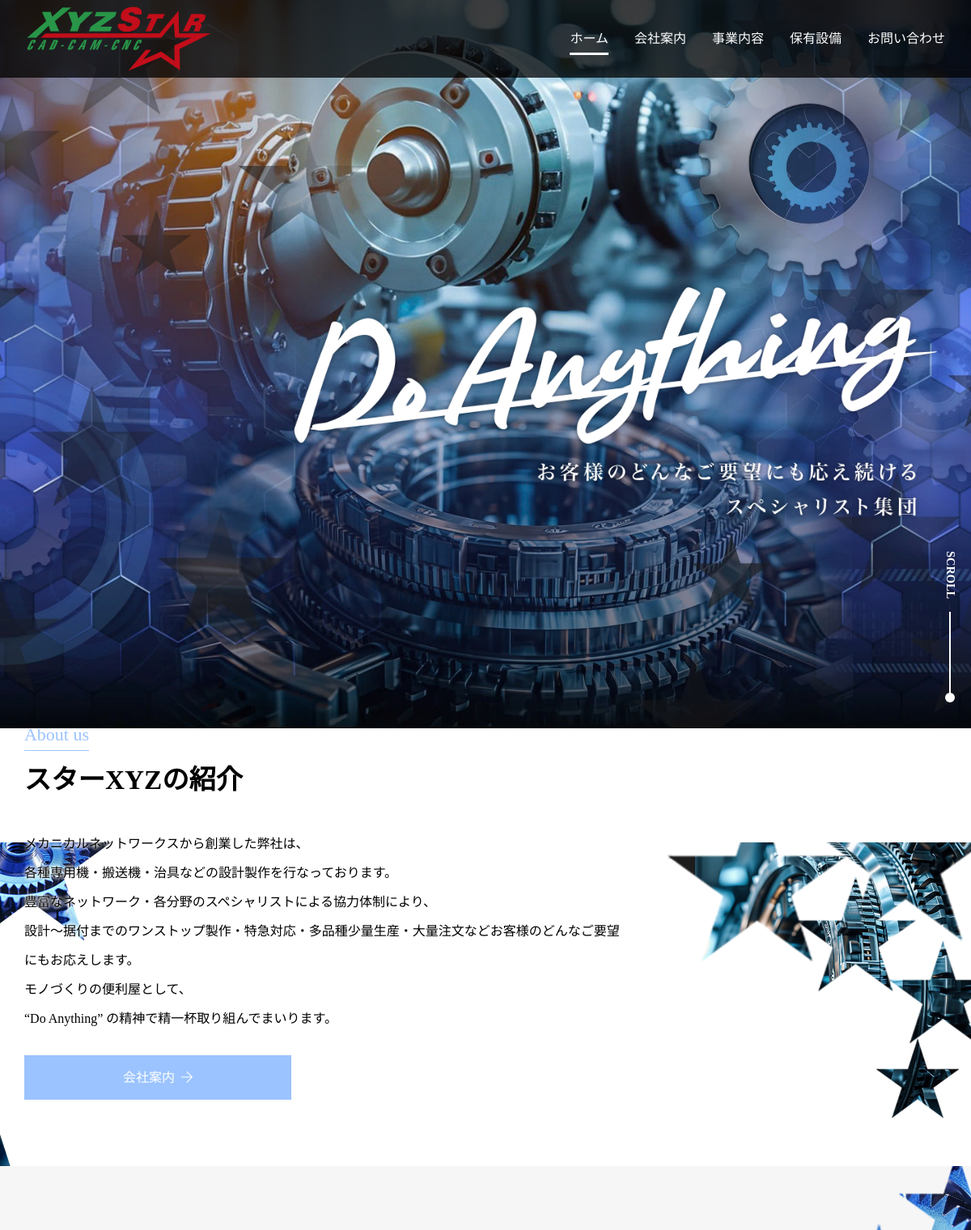
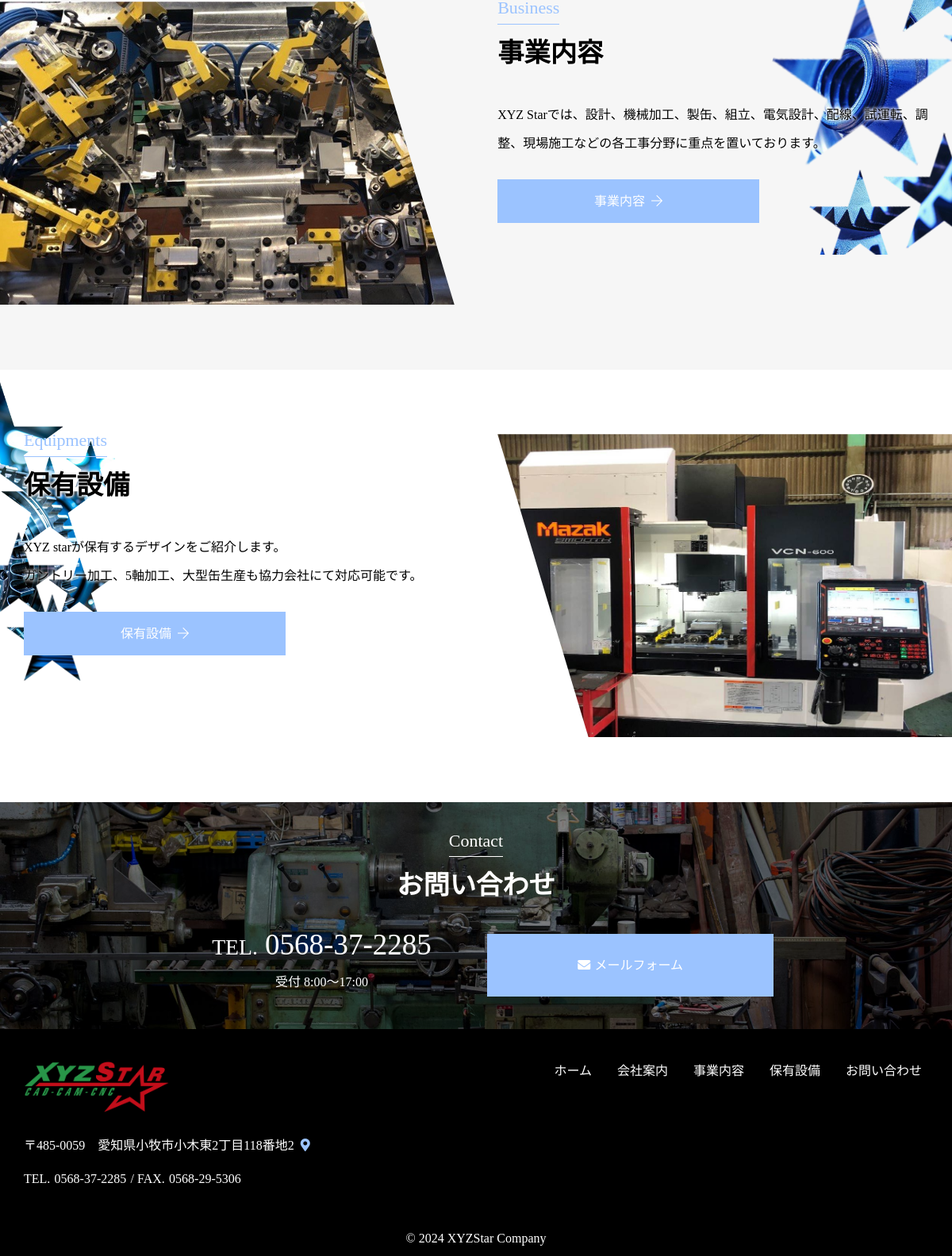
The page / on the database its author committed (2 pictures, top to bottom).
### Home/models.py (models this page shows)
class CompanyInfo(models.Model):
    name = models.CharField(max_length=255)
    delegate = models.CharField(max_length=255, null=True, blank=True)
    formation = models.DateField()
    capital = models.BigIntegerField(default=0)
    annual_revenue = models.CharField(max_length=50)
    address = models.TextField()
    zip_code = models.CharField(max_length=50, null=True, blank=True)
    phone = models.CharField(max_length=12)
    fax = models.CharField(max_length=12)
    employees_quantity = models.IntegerField(default=1)
    business = models.TextField()
    delivery_record = models.TextField(blank=True, null=True)
    objects = models.Manager()
    class Meta:
        db_table = 'Company Information'

### Home/views.py (the view)
# urls.py: path('', views.HomeView.as_view(), name='home'),
class HomeView(View):
    def get(self, request):
        cpn_info = CompanyInfo.objects.all()
        if len(cpn_info) > 0:
            cpn_info = cpn_info[0]
        context = {'cpn_info': cpn_info}
        return render(request, 'home.html', context)

### templates/home.html (shortened to what this page needs)
{% extends 'base.html' %}
{% load static %}
{% block nav %}
<li class="nav-item"><a class="nav-link active" href="{% url 'home' %}">ホーム</a></li>
<li class="nav-item"><a class="nav-link" href="{% url 'company' %}">会社案内</a></li>
<li class="nav-item"><a class="nav-link" href="{% url 'business' %}">事業内容</a></li>
<li class="nav-item"><a class="nav-link" href="{% url 'equips' %}">保有設備</a></li>
<li class="nav-item"><a class="nav-link" href="{% url 'contact' %}">お問い合わせ</a></li>
{% endblock %}
{% block content %}
<div class="c-mainimage p-mainimage">
    <div class="c-mainimage__slider">
        <div class="js-mainimage splide">
            <div class="splide__track">
                <ul class="splide__list">
                    <li class="splide__slide">
                        <div class="js-mainimage__cover p-mainimage__cover">
                        </div>
                    </li>
                </ul>
            </div>
        </div>
        <div class="c-mainimage__text p-mainimage__text">
            <div class="c-mainimage__copy p-mainimage__copy">
                <h2 class="c-mainimage__catch p-mainimage__catch">
                    <span data-aos="zoom-out" data-aos-delay="500">
                        <img src="{% static 'images/index-mainimage__text.png' %}" alt="" width="960" height="360">
                    </span>
                </h2>
            </div>
        </div>
    </div>
    <div class="c-scrolldown"><span>SCROLL</span></div>
</div>
<div class="l-outer p-outer">
    <div class="l-outer__liquid">
        <div class="l-outer__main">
            <div class="l-section l-section__clearance--bottom p-index__about">
                <div class="container-lg">
                    <h3 class="c-heading p-heading__index1--light c-heading__margin" data-aos="fade-right"
                        data-heading="About us"><span class="p-text__shadow--white">スターXYZの紹介</span></h3>
                    <div class="u-space__devider--sm">
                        <div class="row f-column__gap--sm">
                            <div class="col-12 col-sm-12 col-md-12 col-lg-12 col-xl-8 col-xxl-5">
                                <p class="p-text__shadow--white" data-aos="fade-left">メカニカルネットワークスから創業した弊社は、<br>各種専用機・搬送機・治具などの設計製作を行なっております。<br>豊富なネットワーク・各分野のスペシャリストによる協力体制により、<br>設計〜据付までのワンストップ製作・特急対応・多品種少量生産・大量注文などお客様のどんなご要望にもお応えします。<br>モノづくりの便利屋として、<br>&ldquo;Do
                                    Anything&rdquo; の精神で精一杯取り組んでまいります。</p>
                            </div>
                        </div>
                    </div>
                    <div class="u-space__devider--sm">
                        <div class="c-button__width--330" data-aos="flip-up">
                            <a href="{% url 'company' %}"
                               class="c-button__link c-button__height--flat c-button__texture--multiply c-button__motion--right"><span
                                    class="u-arrow--right">会社案内</span></a>
                        </div>
                    </div>
                </div>
            </div>
            <div class="l-section l-section__clearance u-bgc--lightgraycolor p-index__business">
                <div class="container-lg">
                    <div class="row f-column__gap--lg">
                        <div class="col-12 col-sm-12 col-md-12 col-lg-5 col-xl-6 col-xxl-6 order-1 order-lg-2 order-print-2">
                            <h3 class="c-heading p-heading__index1--light c-heading__margin" data-aos="fade-right"
                                data-heading="Business"><span class="p-text__shadow--white">事業内容</span></h3>
                            <div class="u-space__devider--sm">
                                <p class="p-text__shadow--white" data-aos="fade-left">XYZ Starでは、設計、機械加工、製缶、組立、電気設計、配線、試運転、調整、現場施工などの各工事分野に重点を置いております。
                                </p>
                            </div>
                            <div class="u-space__devider--sm">
                                <div class="c-button__width--330 justify-content-center justify-content-lg-start"
                                     data-aos="flip-up">
                                    <a href="{% url 'business' %}"
                                       class="c-button__link c-button__height--flat c-button__texture--multiply c-button__motion--right"><span
                                            class="u-arrow--right">事業内容</span></a>
                                </div>
                            </div>
                        </div>
                        <div class="col-12 col-sm-12 col-md-12 col-lg-6 col-xl-6 col-xxl-6 order-2 order-lg-1 order-print-1">
                            <div class="p-image__extend--left p-image__trapezium--left" data-aos="fade-up">
                                <div class="u-bg__cover u-image__ratio--xs-3x2 u-image__ratio--sm-3x2 u-image__ratio--md-3x2 u-image__ratio--lg-1x1 u-image__ratio--xl-3x2 u-image__ratio--xxl-3x2">
                                    <img src="{% static 'images/index-business__picture01.jpg' %}" class="img-fluid mx-auto" alt=""
                                         width="1200" height="800">
                                </div>
                            </div>
                        </div>
                    </div>
                </div>
            </div>
            <div class="l-section l-section__clearance p-index__equipments">
                <div class="container-lg">
                    <div class="row f-column__gap--lg">
                        <div class="col-12 col-sm-12 col-md-12 col-lg-6 col-xl-6 col-xxl-6 order-1 order-lg-1 order-print-1">
                            <h3 class="c-heading p-heading__index1--light c-heading__margin" data-aos="fade-right"
                                data-heading="Equipments"><span class="p-text__shadow--white">保有設備</span></h3>
                            <div class="u-space__devider--sm">
                                <p class="p-text__shadow--white" data-aos="fade-left">XYZ starが保有するデザインをご紹介します。 <br>ガントリー加工、5軸加工、大型缶生産も協力会社にて対応可能です。
                                </p>
                            </div>
                            <div class="u-space__devider--sm">
                                <div class="c-button__width--330 justify-content-center justify-content-lg-start"
                                     data-aos="flip-up">
                                    <a href="equipments.html"
                                       class="c-button__link c-button__height--flat c-button__texture--multiply c-button__motion--right"><span
                                            class="u-arrow--right">保有設備</span></a>
                                </div>
                            </div>
                        </div>
                        <div class="col-12 col-sm-12 col-md-12 col-lg-6 col-xl-6 col-xxl-6 order-2 order-lg-2 order-print-2">
                            <div class="p-image__extend--right p-image__trapezium--right" data-aos="fade-up">
                                <div class="u-bg__cover u-image__ratio--xs-3x2 u-image__ratio--sm-3x2 u-image__ratio--md-3x2 u-image__ratio--lg-1x1 u-image__ratio--xl-3x2 u-image__ratio--xxl-3x2">
                                    <img src="{% static 'images/index-equipments__picture01.jpg' %}" class="img-fluid mx-auto" alt=""
                                         width="1200" height="800">
                                </div>
                            </div>
                        </div>
                    </div>
                </div>
            </div>
        </div>
    </div>
</div>
{% endblock %}

### templates/base.html (shortened to what this page needs)
<!DOCTYPE html>
<html lang="ja">
{% load static %}
<head>
<link rel="stylesheet" href="{% static 'css/bootstrap.min.css' %}">
<link rel="stylesheet" href="{% static 'css/base.css' %}">
<link rel="stylesheet" href="{% static 'css/utility.css' %}">
<link rel="stylesheet" href="{% static 'css/splide.min.css' %}">
<link rel="stylesheet" href="{% static 'css/all.min.css' %}">
<link rel="stylesheet" href="{% static 'css/aos.css' %}">
<link rel="stylesheet" href="{% static 'css/bs4-print.css' %}">
<link rel="stylesheet" href="{% static 'ez_css/system.css' %}">
</head>
<body id="heading">
<header class="l-header p-header">
	<h1 class="l-header__logo p-header__logo">
		<a href="{% url 'home' %}">
			<img src="{% static 'images/common/logo.png' %}" width="276" height="64" alt="">
		</a>
	</h1>
	<div class="l-header__nav p-header__nav">
		<div class="l-header__nav--navbar p-header__nav--navbar">
			<nav class="navbar navbar-expand-lg">
				<div class="collapse navbar-collapse" id="navbar">
					<div class="container-fluid">
						<ul class="navbar-nav">
							{% block nav %}{% endblock %}
						</ul>
					</div>
				</div>
			</nav>
		</div>
	</div>
</header>
<main class="l-wrapper">
	{% block content %}{% endblock %}
</main>
<footer class="l-footer p-footer u-print__pagebreak--before">
	<div class="l-footer__contact p-footer__contact">
		<div class="container-lg">
			<h3 class="c-heading p-heading__index1--dark text-center c-heading__margin" data-heading="Contact"><span>お問い合わせ</span></h3>
			<div class="u-space__devider--lg">
				<div class="row f-column__gap--sm justify-content-center">
					<div class="col-12 col-sm-6 col-md-6 col-lg-5 col-xl-4 col-xxl-4">
						<div class="c-phone--lg c-label__phone text-center"><span data-action="call">{{cpn_info.phone}}</span></div>
						<p class="p-footer__contact--recept">受付 8:00～17:00</p>
					</div>
					<div class="col-12 col-sm-6 col-md-6 col-lg-5 col-xl-4 col-xxl-4 d-flex">
						<a href="{% url 'contact' %}" class="c-button__link c-button__height--flat c-button__texture--multiply c-button__motion--right"><span class="u-icon__mail">メールフォーム</span></a>
					</div>
				</div>
			</div>
		</div>
	</div>
	<div class="l-footer__information p-footer__information">
		<div class="container-lg">
			<div class="row f-column__gap--sm">
				<div class="col-12 col-sm-12 col-md-12 col-lg-12 col-xl-5 col-xxl-5">
					<h3 class="l-footer__logo p-footer__logo"><img src="{% static 'images/common/logo.png' %}" alt="メカネット株式会社" width="646" height="82"></h3>
					<address class="l-footer__location p-footer__location">
						<div class="l-footer__location--pzip p-footer__location--pzip">{{cpn_info.zip_code}}</div>
						<div class="l-footer__location--address p-footer__location--address">{{cpn_info.address}}</div>
						<div class="l-footer__location--gmaps p-footer__location--googlemaps"><a href="https://maps.app.goo.gl/eTwWzGMMrGBZjDAG8" target="_blank"><i class="fa fa-map-marker-alt"></i></a></div>
					</address>
					<address class="l-footer__location p-footer__location">
						<div class="l-footer__location--phone p-footer__location--phone"><span data-action="call">{{cpn_info.phone}}</span></div>
						<div class="l-footer__location--facsimile p-footer__location--facsimile">{{cpn_info.fax}}</div>
					</address>
				</div>
				<div class="col-12 col-sm-12 col-md-12 col-lg-12 col-xl-7 col-xxl-7">
					<div class="l-footer__sitemap p-footer__sitemap">
						<nav aria-label="footer-sitemap">
							<ul class="l-footer__sitemap--menu l-footer__sitemap--horizontal">
								<li class="l-footer__sitemap--item"><a class="l-footer__sitemap--link" href="{% url 'home' %}">ホーム</a></li>
								<li class="l-footer__sitemap--item"><a class="l-footer__sitemap--link" href="{% url 'company' %}">会社案内</a></li>
								<li class="l-footer__sitemap--item"><a class="l-footer__sitemap--link" href="{% url 'business' %}">事業内容</a></li>
								<li class="l-footer__sitemap--item"><a class="l-footer__sitemap--link" href="{% url 'equips' %}">保有設備</a></li>
								<li class="l-footer__sitemap--item"><a class="l-footer__sitemap--link" href="{% url 'contact' %}">お問い合わせ</a></li>
							</ul>
						</nav>
					</div>
				</div>
			</div>
		</div>
	</div>
	<div class="l-footer__copyright p-footer__copyright--lg">© 2024 XYZStar Company</div>
</footer>
</body>
</html>

### rows shown on the page
CompanyInfo: phone "0568-37-2285", zip_code "485-0059", address "愛知県小牧市小木東2丁目118番地2", fax "0568-29-5306"
